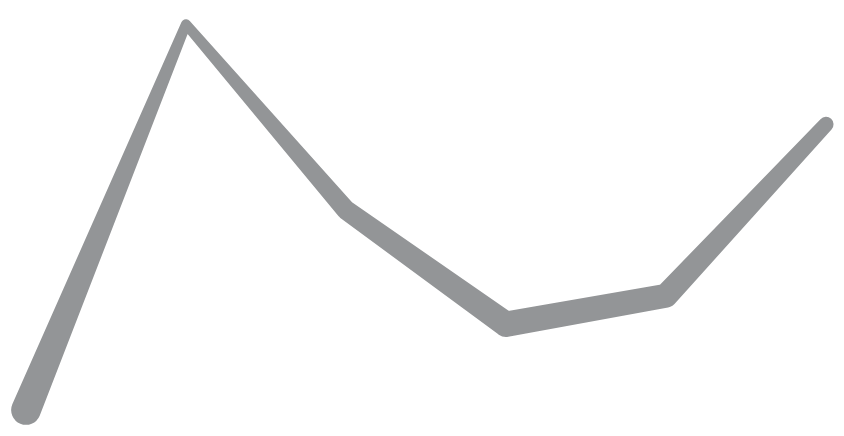

Write a Vega-Lite specification for this figure.
### Vega specification from a JSON file in a GitHub repository (floating-point values rounded to 4 significant figures)
{"$schema": "https://vega.github.io/schema/vega/v3.json", "width": 400, "height": 200, "padding": 5, "signals": [{"name": "defined", "value": true, "bind": {"input": "checkbox"}}, {"name": "size", "value": 5, "bind": {"input": "range", "min": 1, "max": 10}}], "data": [{"name": "table", "values": [{"u": 1, "v": 28}, {"u": 2, "v": 55}, {"u": 3, "v": 42}, {"u": 4, "v": 34}, {"u": 5, "v": 36}, {"u": 6, "v": 48}]}], "scales": [{"name": "xscale", "type": "linear", "range": "width", "zero": false, "domain": {"data": "table", "field": "u"}}, {"name": "yscale", "type": "linear", "range": "height", "nice": true, "zero": false, "domain": {"data": "table", "field": "v"}}, {"name": "zscale", "type": "linear", "range": [5, 1], "domain": {"data": "table", "field": "v"}}], "marks": [{"type": "trail", "from": {"data": "table"}, "encode": {"enter": {"fill": {"value": "#939597"}}, "update": {"x": {"scale": "xscale", "field": "u"}, "y": {"scale": "yscale", "field": "v"}, "size": {"scale": "zscale", "field": "v", "mult": {"signal": "size"}}, "defined": {"signal": "defined || datum.u !== 3"}, "opacity": {"value": 1}}, "hover": {"opacity": {"value": 0.5}}}}]}
